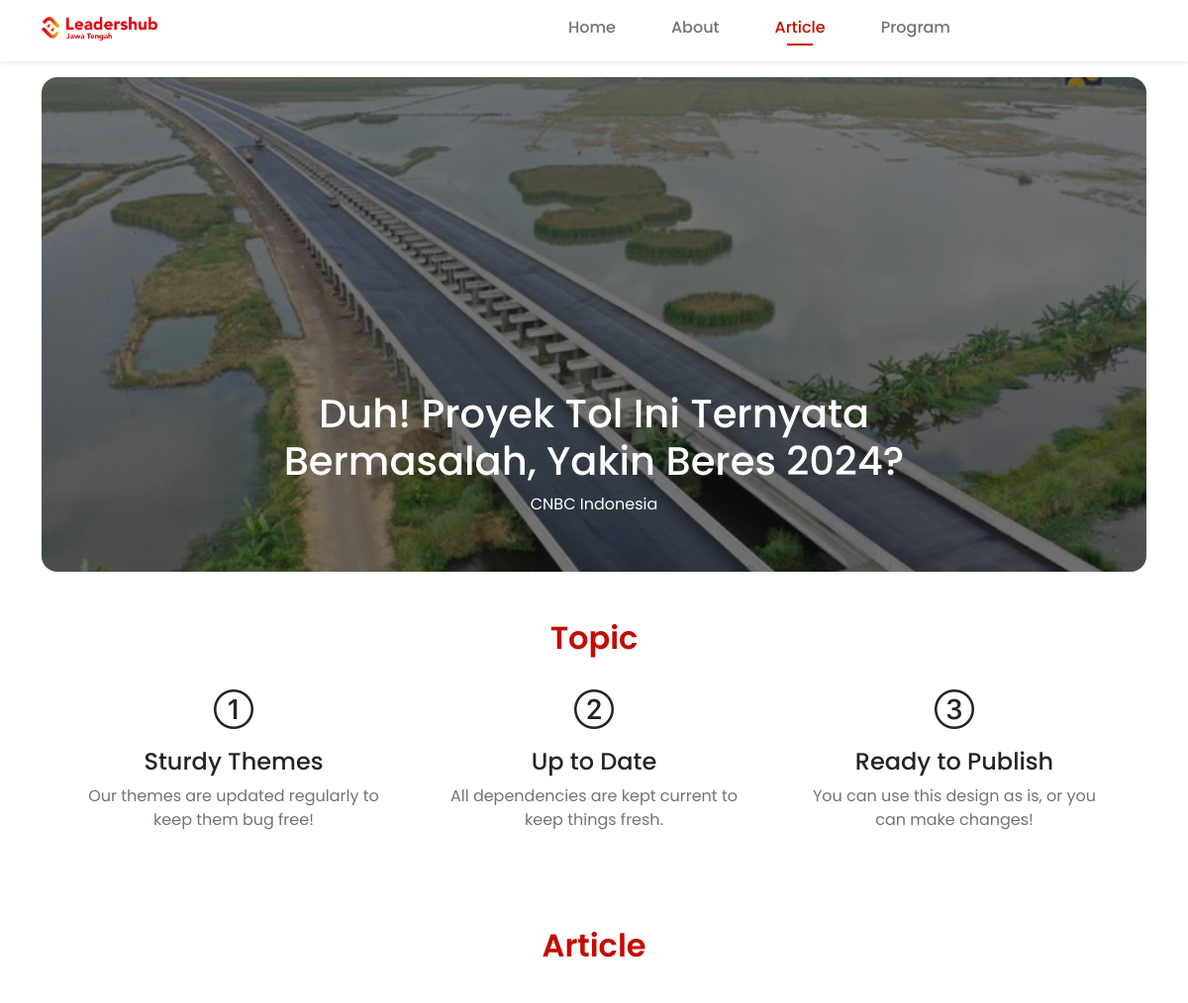
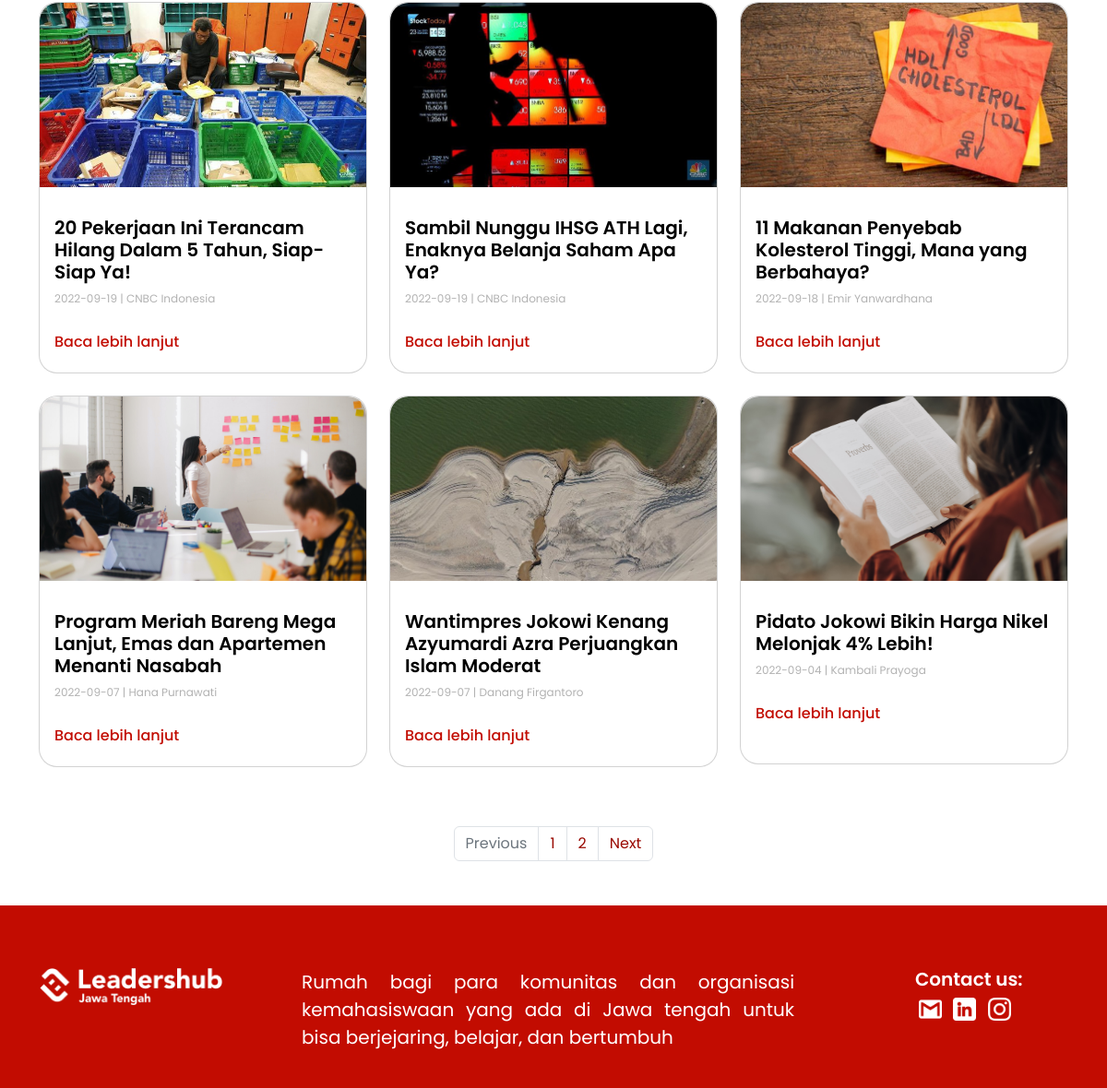
The app's page /article.php with its own data (2 pictures, top to bottom).
### tables this page shows
CREATE TABLE `artikel` (
  `id_artikel` int(11) NOT NULL,
  `penulis` varchar(50) NOT NULL,
  `judul` varchar(100) NOT NULL,
  `tglUpload` date NOT NULL,
  `gambar` varchar(100) NOT NULL,
  `isi` text NOT NULL,
  `id_tag` varchar(5) DEFAULT NULL,
  `id_user` int(11) DEFAULT NULL
);

### function.php (called while the page is built, shortened)
<?php
  $connect = mysqli_connect("localhost", "root", "", "lhjateng");
  function query($query){
    global $connect;
    $result = mysqli_query($connect, $query);
    $rows = [];
    while($row = mysqli_fetch_assoc($result)){
      $rows[] = $row;
    }
    return $rows;
  }
?>

### article.php (the view, shortened to what this page needs)
<?php
    require 'function.php';
    $top = query("SELECT * FROM artikel ORDER BY tglUpload DESC LIMIT 1");
    $jumlahDataTiapHalaman = 6;
    $jumlahData = count(query("SELECT * FROM artikel"));
    $jumlahHalaman = ceil($jumlahData / $jumlahDataTiapHalaman);
    if(isset($_GET["halaman"])){
      $halamanAktif = $_GET["halaman"];
    }else{
      $halamanAktif = 1;
    }
    $awalData = ($jumlahDataTiapHalaman * $halamanAktif) - 5;
    $artikel = query("SELECT * FROM artikel ORDER BY tglUpload DESC LIMIT $awalData, $jumlahDataTiapHalaman");
?>
<!doctype html>
<html lang="en">
  <head>
    <link href="https://cdn.jsdelivr.net/npm/bootstrap@5.2.0/dist/css/bootstrap.min.css" rel="stylesheet">
    <link rel="stylesheet" href="https://cdn.jsdelivr.net/npm/bootstrap-icons@1.9.1/font/bootstrap-icons.css">
    <link rel="stylesheet" href="style.css">
  </head>
  <body>
    <nav class="navbar navbar-expand-lg shadow-sm">
      <div class="container-fluid container">
        <a class="navbar-brand" href="#">
          <img src="img/logo.png" alt="" width="auto" height="24" class="d-inline-block align-text-top">
        </a>
        <div class="collapse navbar-collapse" id="navbarNavAltMarkup">
          <div class="navbar-nav ms-auto nav-custom">
            <a class="nav-link" href="index.php">Home</a>
            <a class="nav-link" href="about.html">About</a>
            <a class="nav-link nav-active" aria-current="page" href="#">Article</a>
            <a class="nav-link" href="#">Program</a>
          </div>
        </div>
      </div>
    </nav>
    <div class="container mt-3">
      <div id="carouselExampleCaptions" class="carousel slide" data-bs-ride="false">
        <?php foreach($top as $rowTop) : ?>
          <a href="article-page.php?id=<?= $rowTop["id_artikel"]?>">
            <div class="carousel-inner">
              <div class="carousel-item active carousel-custom rounded-4">
                <img src="img/article/<?= $rowTop["gambar"]?>" alt="..." class="img-featured">
                <div class="carousel-caption">
                  <h1><?= $rowTop["judul"]?></h1>
                  <p><?= $rowTop["penulis"]?></p>
                </div>
              </div>
            </div>
          </a>
        <?php endforeach ?>
      </div>
    </div>
    <div class="container px-4 px-lg-5 py-5">
      <h2 class="text-center mt-0 heading my-3">Topic</h2>
      <div class="row gx-4 gx-lg-5">
        <div class="col-lg-4 col-md-4 text-center">
          <div class="mt-2">
            <div class="mb-2"><i class="bi-1-circle fs-1"></i></div>
            <h3 class="h4 mb-2">Sturdy Themes</h3>
            <p class="text-muted mb-0">Our themes are updated regularly to keep them bug free!</p>
          </div>
        </div>
        <div class="col-lg-4 col-md-4 text-center">
          <div class="mt-2">
            <div class="mb-2"><i class="bi bi-2-circle fs-1"></i></div>
            <h3 class="h4 mb-2">Up to Date</h3>
            <p class="text-muted mb-0">All dependencies are kept current to keep things fresh.</p>
          </div>
        </div>
        <div class="col-lg-4 col-md-4 text-center">
          <div class="mt-2">
            <div class="mb-2"><i class="bi-3-circle fs-1"></i></div>
            <h3 class="h4 mb-2">Ready to Publish</h3>
            <p class="text-muted mb-0">You can use this design as is, or you can make changes!</p>
          </div>
        </div>
      </div>
    </div>
    <div class="container py-5">
      <div class="text-center">
        <h1 class="heading">Article</h1>
      </div>
      <div class="row row-cols-1 row-cols-md-3 g-4 my-3">
        <?php foreach($artikel as $row) : ?>
          <div class="col">
            <a href="article-page.php?id=<?= $row["id_artikel"]?>" style="text-decoration: none;">
            <div class="card card-custom">
              <img src="img/article/<?= $row["gambar"]?>" class="card-img-top card-img-custom">
              <div class="card-body">
                <h5 class="card-title-custom"><?= $row["judul"]?></h5>
                <p class="card-author"><?= $row["tglUpload"]?> | <?= $row["penulis"]?></p>
                <h6 class="card-more">Baca lebih lanjut</h6>
              </div>
            </div>
            </a>
          </div>
        <?php endforeach ?>
      </div>
    </div>
    <nav aria-label="Page navigation example">
      <ul class="pagination justify-content-center">
        <?php if($halamanAktif == 1){ ?>
          <li class="page-item disabled">
            <a class="page-link">Previous</a>
          </li>
        <?php }else{ ?>
          <li class="page-item">
            <a class="page-link" href="?halaman=<?= $halamanAktif-1; ?>">Previous</a>
          </li>
        <?php }; ?>
        <?php for($i = 1; $i <= $jumlahHalaman; $i++){?>
          <li class="page-item"><a class="page-link" href="?halaman=<?= $i; ?>"><?php echo $i ?></a></li>
        <?php }; ?>
        <?php if($halamanAktif == $jumlahHalaman){ ?>
          <li class="page-item disabled">
            <a class="page-link">Next</a>
          </li>
        <?php }else{ ?>
          <li class="page-item">
            <a class="page-link" href="?halaman=<?= $halamanAktif+1; ?>">Next</a>
          </li>
        <?php }; ?>
      </ul>
    </nav>
    <footer class="pt-5 pb-4 bg-footer mt-5">
      <div class="container">
        <div class="row">
          <div class="col-lg-3 col-md-4 col-sm-12 footer-content-custom footer-position">
            <img class="logo-footer" src="img/logo-putih.png" alt="lhjateng" width="200px">
          </div >
          <div class="col-lg-7 col-md-5 col-sm-12 footer-content-custom footer-position">
            <div class="col-lg-10">
              <p>Rumah bagi para komunitas dan organisasi kemahasiswaan yang ada di Jawa tengah untuk bisa berjejaring, belajar, dan bertumbuh
              </p>
            </div>
          </div>
          <div class="col-lg-2 col-md-3 col-sm-12 footer-content-custom footer-position">
            <h6>Contact us:</h6>
            <a href="mailto:...">
              <img class="sosmed" src="img/gmail-logo.png" alt="lh-gmail" width="25px" >
            </a>
            <a href="https://www.linkedin.com/company/leadershubjawatengah/" target="_blank">
              <img class="sosmed" src="img/linkedin.png" alt="lh-linkedin" width="25px">
            </a>
            <a href="https://www.instagram.com/leadershubjateng/" target="_blank">
              <img class="sosmed" src="img/instagram.png" alt="lh-instagram" width="25px" >
            </a>
          </div>
        </div>
      </div>
    </footer>
  </body>
</html>

### style.css (style rules this page uses)
body { font-family: 'Poppins', sans-serif; }
.heading { font-weight: 600; font-size: 28px; color: #C20C01; text-align: center; }
.navbar { position: relative; z-index: 1; }
.nav-custom { font-weight: 500; font-size: 16px; }
.nav-custom .nav-link { margin-right: 40px; }
.nav-active { color: #C20C01; }
.container { position: relative; z-index: 1; }
.carousel-custom { position: relative; height: 500px; background-color: #000000; overflow: hidden; }
.carousel-custom::after { content: ''; display: block; height: 100%; width: 100%; background-color: rgba(0, 0, 0, 0.5); position: absolute; bottom: 0; }
.carousel-caption { z-index: 1; }
.img-featured { width: 100%; height: 500px; object-fit: cover; object-position: center; }
.card-custom { border-radius: 20px; min-height: 400px; }
.card-img-custom { border-radius: 20px 20px 0px 0px; height: 200px; object-fit: cover; object-position: center; }
.card-title-custom { color: #000000; font-size: 16px; font-weight: 600; padding-top: 16px; }
.card-author { font-size: 12px; font-weight: 400; color: #B2B2B2; }
.card-more { font-size: 14px; color: #C20C01; padding-top: 12px; }
.page-link { color: #990800; }
footer a { text-decoration: none; }
.bg-footer { background-color: #C20C01; text-align: center; }
.footer-content-custom p { font-weight: 400; font-size: 16px; text-align: justify; color: white; margin-top: 20px; }
.footer-content-custom .logo-footer { margin-top: 20px; margin-bottom: 20px; }
.footer-content-custom .sosmed { margin-inline: 4px; margin-bottom: 40px; }
.footer-content-custom h6 { font-weight: 600; font-size: 20px; color: white; margin-top: 20px; }
@media (min-width: 768px) { .heading { font-weight: 600; font-size: 24px; color: #C20C01; text-align: center; } }
@media (min-width: 992px) { .heading { font-weight: 600; font-size: 32px; color: #C20C01; } }
@media (min-width: 992px) { .navbar { position: relative; z-index: 1; } }
@media (min-width: 992px) { .nav-custom { margin-right: 150px; font-weight: 500; font-size: 16px; } }
@media (min-width: 992px) { .nav-custom .nav-link { margin-right: 40px; } }
@media (min-width: 992px) { .nav-active { color: #C20C01; } }
@media (min-width: 992px) { .nav-active::after { content: ''; display: block; border-bottom: 2px solid #C20C01; width: 50%; margin: auto; padding-bottom: 4px; } }
@media (min-width: 992px) { .container { position: relative; z-index: 1; } }
@media (min-width: 992px) { .card-custom { border-radius: 20px; } }
@media (min-width: 992px) { .card-img-custom { border-radius: 20px 20px 0px 0px; } }
@media (min-width: 992px) { .card-title-custom { font-size: 20px; font-weight: 600; padding-top: 16px; } }
@media (min-width: 992px) { .card-author { font-size: 12px; font-weight: 400; color: #B2B2B2; } }
@media (min-width: 992px) { .card-more { font-size: 16px; color: #C20C01; padding-top: 12px; } }
@media (min-width: 992px) { footer a { text-decoration: none; } }
@media (min-width: 992px) { .bg-footer { background-color: #C20C01; text-align: left; } }
@media (min-width: 992px) { .footer-content-custom p { font-weight: 400; font-size: 20px; text-align: justify; color: white; } }
@media (min-width: 992px) { .footer-content-custom .logo-footer { margin-top: 20px; margin-bottom: 20px; } }
@media (min-width: 992px) { .footer-content-custom .sosmed { margin-inline: 4px; } }
@media (min-width: 992px) { .footer-content-custom h6 { font-weight: 600; font-size: 20px; color: white; } }

### records on screen
artikel: gambar (picture), judul "Duh! Proyek Tol Ini Ternyata Bermasalah, Yakin Beres 2024?", penulis "CNBC Indonesia"
artikel: gambar (picture), judul "20 Pekerjaan Ini Terancam Hilang Dalam 5 Tahun, Siap-Siap Ya!", tglUpload "2022-09-19", penulis "CNBC Indonesia"
artikel: gambar (picture), judul "Sambil Nunggu IHSG ATH Lagi, Enaknya Belanja Saham Apa Ya?", tglUpload "2022-09-19", penulis "CNBC Indonesia"
artikel: gambar (picture), judul "11 Makanan Penyebab Kolesterol Tinggi, Mana yang Berbahaya?", tglUpload "2022-09-18", penulis "Emir Yanwardhana"
artikel: gambar (picture), judul "Program Meriah Bareng Mega Lanjut, Emas dan Apartemen Menanti Nasabah", tglUpload "2022-09-07", penulis "Hana Purnawati"
artikel: gambar (picture), judul "Wantimpres Jokowi Kenang Azyumardi Azra Perjuangkan Islam Moderat", tglUpload "2022-09-07", penulis "Danang Firgantoro"
artikel: gambar (picture), judul "Pidato Jokowi Bikin Harga Nikel Melonjak 4% Lebih!", tglUpload "2022-09-04", penulis "Kambali Prayoga"
